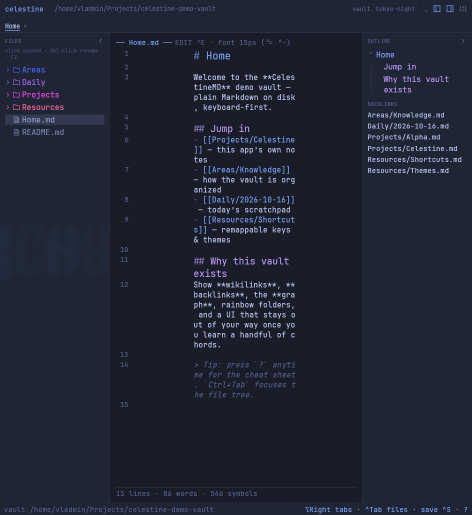
#> input picture assets/screenshots/readme-editor.png, 944 x 1030 px, found by its file name (shown at 1/2 size)
$ python frame_screenshots.py
#> lines starting #> are read from the running program, lines starting #| are printed output that depends on the picture; after the words box and inside, x2 and y2 are one past the last pixel; in counts of white or black regions, pixels touching at a corner belong together
#!/usr/bin/env python3
"""Frame raw CelestineMD screenshots into square, window-chrome cards for the README.

Style notes (common OSS / product README look):
  - square canvas
  - soft gradient backdrop
  - floating macOS-ish window chrome + traffic lights
  - rounded corners + layered drop shadow
"""

from __future__ import annotations

import math
from pathlib import Path

from PIL import Image, ImageDraw, ImageFilter, ImageFont

ROOT = Path(__file__).resolve().parents[1]
RAW = ROOT / "assets" / "screenshots" / "raw"
OUT = ROOT / "assets" / "screenshots"

CANVAS = 1280
PAD = 88  # outer margin around the window
TITLEBAR = 40
RADIUS = 18
CONTENT_RADIUS = 10
SHADOW_BLUR = 42
SHADOW_OFFSET = (0, 22)


def lerp(a: float, b: float, t: float) -> float:
    return a + (b - a) * t


def mix_rgb(c0: tuple[int, int, int], c1: tuple[int, int, int], t: float) -> tuple[int, int, int]:
    return (
        int(lerp(c0[0], c1[0], t)),
        int(lerp(c0[1], c1[1], t)),
        int(lerp(c0[2], c1[2], t)),
    )


def gradient_backdrop(size: int) -> Image.Image:
    """Deep navy → muted teal diagonal — celestial, not generic purple."""
    # Build a small gradient then upscale (fast + soft).
    n = 64
    top_left = (10, 14, 28)
    bottom_right = (18, 42, 58)
    mid = (22, 28, 48)
    small = Image.new("RGB", (n, n))
    px = small.load()
    for y in range(n):
        for x in range(n):
            t = (x + y) / (2 * (n - 1))
            vy = y / (n - 1)
            c = mix_rgb(top_left, bottom_right, t)
            c = mix_rgb(c, mid, 0.25 * (1.0 - abs(vy - 0.45) * 2))
            cx, cy = (n - 1) / 2, (n - 1) / 2
            d = math.hypot(x - cx, y - cy) / (n * 0.72)
            shade = max(0.0, min(1.0, d - 0.35)) * 0.35
            px[x, y] = (
                max(0, int(c[0] * (1 - shade))),
                max(0, int(c[1] * (1 - shade))),
                max(0, int(c[2] * (1 - shade))),
            )
    img = small.resize((size, size), Image.Resampling.LANCZOS).convert("RGBA")
    # Very light grain so the flat gradient doesn’t look plastic
    noise = Image.effect_noise((size, size), 12).convert("L")
    grain = Image.merge(
        "RGBA",
        (
            noise,
            noise,
            noise,
            Image.new("L", (size, size), 18),
        ),
    )
    return Image.alpha_composite(img, grain)


def rounded_mask(size: tuple[int, int], radius: int) -> Image.Image:
    mask = Image.new("L", size, 0)
    draw = ImageDraw.Draw(mask)
    draw.rounded_rectangle((0, 0, size[0] - 1, size[1] - 1), radius=radius, fill=255)
    return mask


def drop_shadow(size: tuple[int, int], radius: int) -> Image.Image:
    """Soft layered shadow plate matching the window footprint."""
    w, h = size
    pad = SHADOW_BLUR * 2
    sheet = Image.new("RGBA", (w + pad * 2, h + pad * 2), (0, 0, 0, 0))
    shape = Image.new("RGBA", (w, h), (0, 0, 0, 0))
    d = ImageDraw.Draw(shape)
    d.rounded_rectangle((0, 0, w - 1, h - 1), radius=radius, fill=(0, 0, 0, 160))
    sheet.paste(shape, (pad, pad), shape)
    sheet = sheet.filter(ImageFilter.GaussianBlur(SHADOW_BLUR))
    # Second tighter pass for a contact shadow
    tight = Image.new("RGBA", sheet.size, (0, 0, 0, 0))
    tshape = Image.new("RGBA", (w, h), (0, 0, 0, 0))
    td = ImageDraw.Draw(tshape)
    td.rounded_rectangle((0, 0, w - 1, h - 1), radius=radius, fill=(0, 0, 0, 90))
    tight.paste(tshape, (pad, pad + 6), tshape)
    tight = tight.filter(ImageFilter.GaussianBlur(14))
    return Image.alpha_composite(sheet, tight)


def load_font(size: int) -> ImageFont.ImageFont:
    candidates = [
        "/usr/share/fonts/TTF/Inter-Medium.ttf",
        "/usr/share/fonts/TTF/Inter.ttf",
        "/usr/share/fonts/TTF/DejaVuSans.ttf",
        "/usr/share/fonts/truetype/dejavu/DejaVuSans.ttf",
        "/usr/share/fonts/TTF/JetBrainsMono-Regular.ttf",
    ]
    for path in candidates:
        if Path(path).is_file():
            return ImageFont.truetype(path, size)
    return ImageFont.load_default()


def frame_one(
    src: Path,
    dest: Path,
    *,
    title: str = "CelestineMD",
    subtitle: str | None = None,
) -> None:
#> called with title = 'CelestineMD', subtitle = 'neovoid · editor'
    shot = Image.open(src).convert("RGBA")

    # Window content area inside the square canvas
    max_win_w = CANVAS - PAD * 2
    max_win_h = CANVAS - PAD * 2
    content_max_h = max_win_h - TITLEBAR - 2  # inner border
    content_max_w = max_win_w - 2

    # Scale screenshot to fit content box, keep aspect
    sw, sh = shot.size
#> sw = 944; sh = 1030
    scale = min(content_max_w / sw, content_max_h / sh)
#> scale = 1.03
    nw, nh = max(1, int(sw * scale)), max(1, int(sh * scale))
#> nw = 973; nh = 1062
    shot = shot.resize((nw, nh), Image.Resampling.LANCZOS)
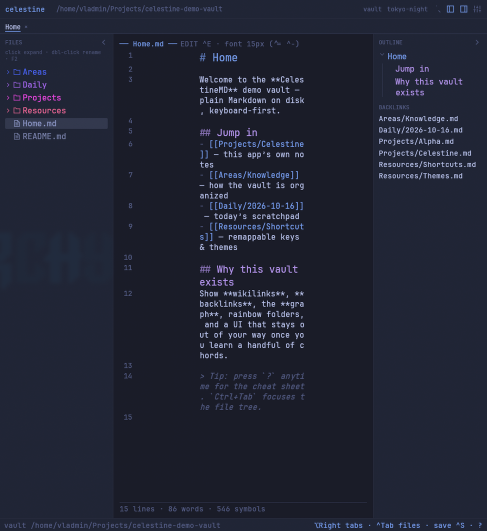
#> shot: PIL image 973x1062 RGBA (shown at 1/2 size); mean R, G, B, A 32.8, 36.4, 52, 255

    win_w = nw + 2
#> win_w = 975
    win_h = nh + TITLEBAR + 2
#> win_h = 1104

    # Compose window
    window = Image.new("RGBA", (win_w, win_h), (0, 0, 0, 0))
#> window: PIL image 975x1104 RGBA; every value is 0
    chrome = ImageDraw.Draw(window)

    # Title bar + body fill (neovoid-adjacent dark chrome)
    body_bg = (26, 27, 38, 255)  # #1a1b26
    bar_bg = (22, 22, 34, 255)
    chrome.rounded_rectangle(
        (0, 0, win_w - 1, win_h - 1),
        radius=RADIUS,
        fill=body_bg,
    )
    # Title bar (clip top rounded region by drawing a rect under the round top)
    chrome.rounded_rectangle((0, 0, win_w - 1, TITLEBAR + RADIUS), radius=RADIUS, fill=bar_bg)
    chrome.rectangle((0, TITLEBAR - 4, win_w, TITLEBAR + 2), fill=bar_bg)

    # Hairline under title bar
    chrome.line((0, TITLEBAR, win_w, TITLEBAR), fill=(55, 60, 80, 220), width=1)

    # Traffic lights
    lights = [
        ((14, TITLEBAR // 2), (255, 95, 86)),
        ((34, TITLEBAR // 2), (255, 189, 46)),
        ((54, TITLEBAR // 2), (39, 201, 63)),
    ]
    for (cx, cy), color in lights:
        chrome.ellipse((cx - 6, cy - 6, cx + 6, cy + 6), fill=color + (255,))
        # tiny highlight
        chrome.ellipse((cx - 3, cy - 4, cx - 0, cy - 1), fill=(255, 255, 255, 70))

    # Window title
    font = load_font(15)
    label = title if not subtitle else f"{title}  ·  {subtitle}"
    bbox = chrome.textbbox((0, 0), label, font=font)
#> bbox = (0, 3, 237, 14)
    tw = bbox[2] - bbox[0]
#> tw = 237
    th = bbox[3] - bbox[1]
#> th = 11
    chrome.text(
        ((win_w - tw) / 2, (TITLEBAR - th) / 2 - 1),
        label,
        font=font,
        fill=(154, 164, 192, 255),  # soft muted
    )

    # Screenshot into content area with slight inner radius
    content = Image.new("RGBA", (nw, nh), (0, 0, 0, 0))
#> content: PIL image 973x1062 RGBA; every value is 0
    content.paste(shot, (0, 0))
    cmask = rounded_mask((nw, nh), CONTENT_RADIUS)
#> in rounded_mask, `mask = Image.new("L", size, 0)`: mask: PIL image 973x1062 L; every value is 0
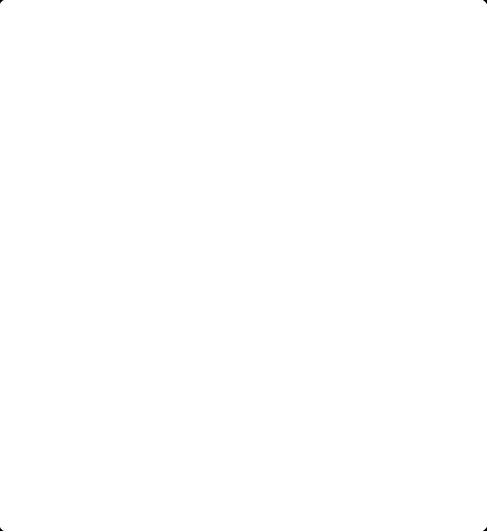
#> cmask: PIL image 973x1062 L (shown at 1/2 size); 100% white; 4 black regions, box (x1, y1, x2, y2) and area: (0, 0, 7, 7) 23, (966, 0, 973, 7) 23, (0, 1055, 7, 1062) 23, (966, 1055, 973, 1062) 23
    # Soft top-only: leave bottom corners matching window — full round is fine
    window.paste(content, (1, TITLEBAR + 1), cmask)

    # Outer window mask for clean edges
    wmask = rounded_mask((win_w, win_h), RADIUS)
#> in rounded_mask (call 2), `mask = Image.new("L", size, 0)`: mask: PIL image 975x1104 L; every value is 0
#> wmask: PIL image 975x1104 L; 100% white; 4 black regions, box (x1, y1, x2, y2) and area: (0, 0, 14, 14) 74, (961, 0, 975, 14) 74, (0, 1090, 14, 1104) 74, (961, 1090, 975, 1104) 74
    window.putalpha(wmask)

    # Backdrop + shadow + window
    canvas = gradient_backdrop(CANVAS)
#> in gradient_backdrop, `small = Image.new("RGB", (n, n))`: small: PIL image 64x64 RGB; every value is 0
#> in gradient_backdrop, `noise = Image.effect_noise((size, size), 12).convert("L")`:
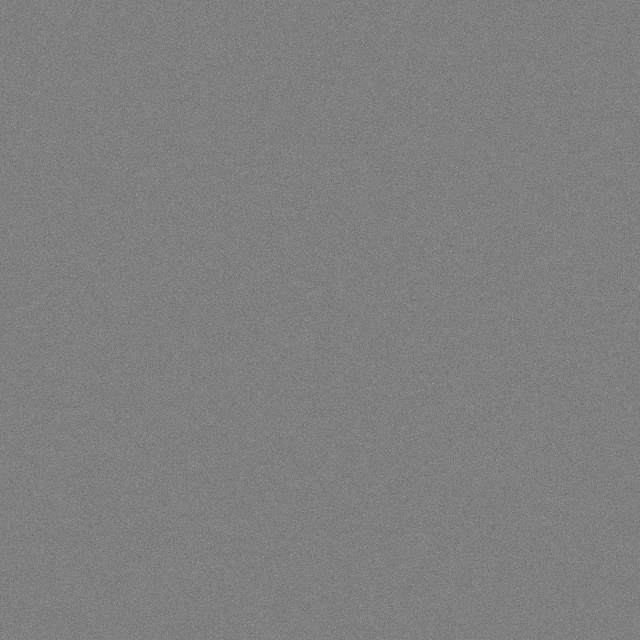
#> noise: PIL image 1280x1280 L (shown at 1/2 size); min 64, max 184, mean 127.5
    shadow = drop_shadow((win_w, win_h), RADIUS)
#> in drop_shadow, `sheet = Image.new("RGBA", (w + pad * 2, h + pad * 2), (0, 0, 0, 0))`: sheet: PIL image 1143x1272 RGBA; every value is 0
#> in drop_shadow, `sheet.paste(shape, (pad, pad), shape)`:
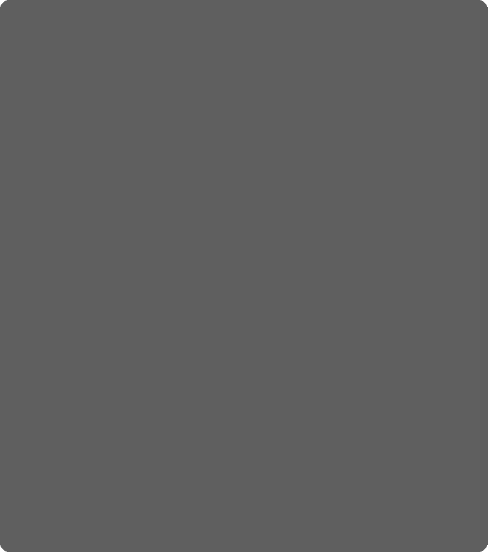
#> shape: PIL image 975x1104 RGBA (shown at 1/2 size); mean R, G, B, A 0, 0, 0, 160; transparent parts drawn white
#> in drop_shadow, `tight.paste(tshape, (pad, pad + 6), tshape)`:
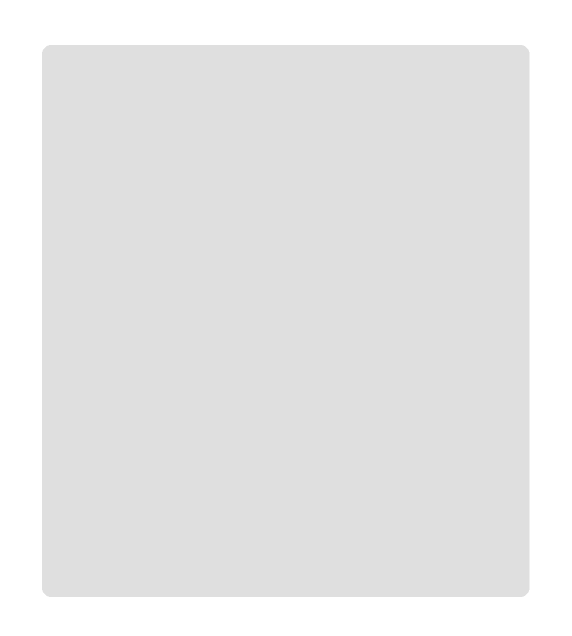
#> tight: PIL image 1143x1272 RGBA (shown at 1/2 size); mean R, G, B, A 0, 0, 0, 23.7; transparent parts drawn white
#> in drop_shadow, `return Image.alpha_composite(sheet, tight)`:
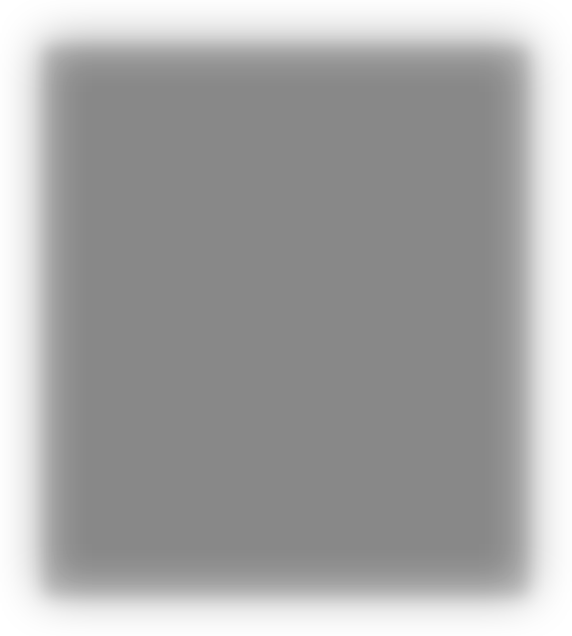
#> returned value: PIL image 1143x1272 RGBA (shown at 1/2 size); mean R, G, B, A 0, 0, 0, 88.8; transparent parts drawn white
    sx = (CANVAS - shadow.size[0]) // 2 + SHADOW_OFFSET[0]
#> sx = 68
    sy = (CANVAS - shadow.size[1]) // 2 + SHADOW_OFFSET[1]
#> sy = 26
    canvas.alpha_composite(shadow, (sx, sy))

    wx = (CANVAS - win_w) // 2
#> wx = 152
    wy = (CANVAS - win_h) // 2
#> wy = 88
    canvas.alpha_composite(window, (wx, wy))

    # Thin outer rim highlight
    rim = ImageDraw.Draw(canvas)
    rim.rounded_rectangle(
        (wx, wy, wx + win_w - 1, wy + win_h - 1),
        radius=RADIUS,
        outline=(255, 255, 255, 28),
        width=1,
    )

    dest.parent.mkdir(parents=True, exist_ok=True)
    canvas.convert("RGB").save(dest, "PNG", optimize=True)
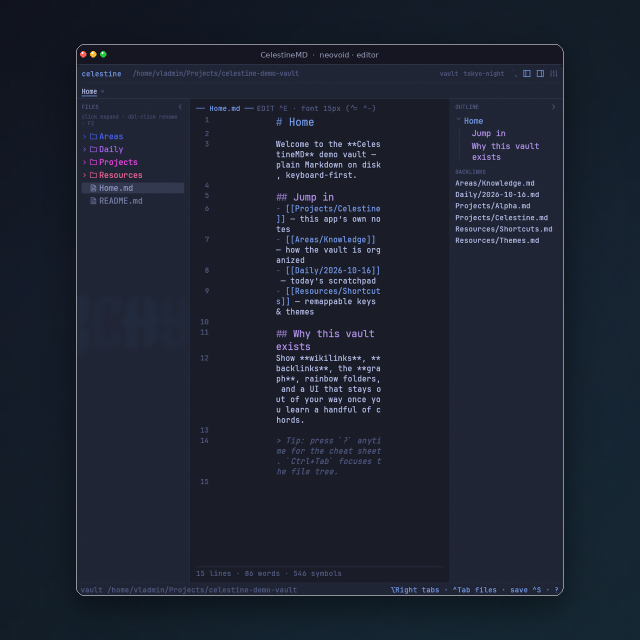
#> saved as readme-editor.png: PIL image 1280x1280 RGB (shown at 1/2 size); mean R, G, B 28.3, 34.1, 48.2
    print(f"wrote {dest.relative_to(ROOT)} ({CANVAS}×{CANVAS})")


def main() -> None:
    jobs = [
        ("readme-editor.png", "neovoid · editor"),
        ("readme-graph.png", "neovoid · graph"),
        ("readme-quick-open.png", "quick open"),
        ("readme-shortcuts.png", "shortcuts"),
    ]
    for name, subtitle in jobs:
        src = RAW / name
        if not src.is_file():
            # Fall back to current output if raw missing
            src = OUT / name
        if not src.is_file():
            print(f"skip missing {name}")
            continue
        frame_one(src, OUT / name, subtitle=subtitle)
#> pass 2 of the loop in main, `for name, subtitle in jobs:`:
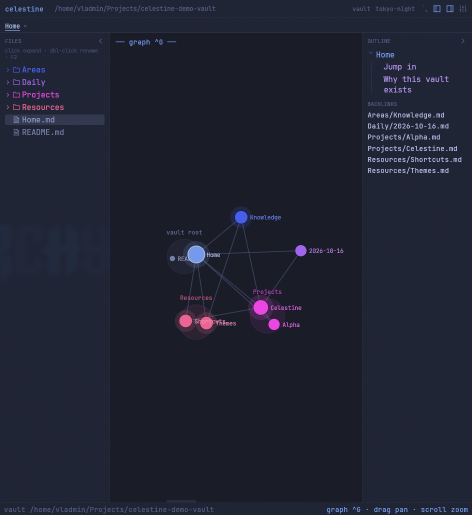
#> input picture assets/screenshots/readme-graph.png, 944 x 1030 px, found by its file name (shown at 1/2 size)
#> bbox = (0, 3, 236, 17)
#> tw = 236
#> th = 14
#> in gradient_backdrop (call 2), `noise = Image.effect_noise((size, size), 12).convert("L")`:
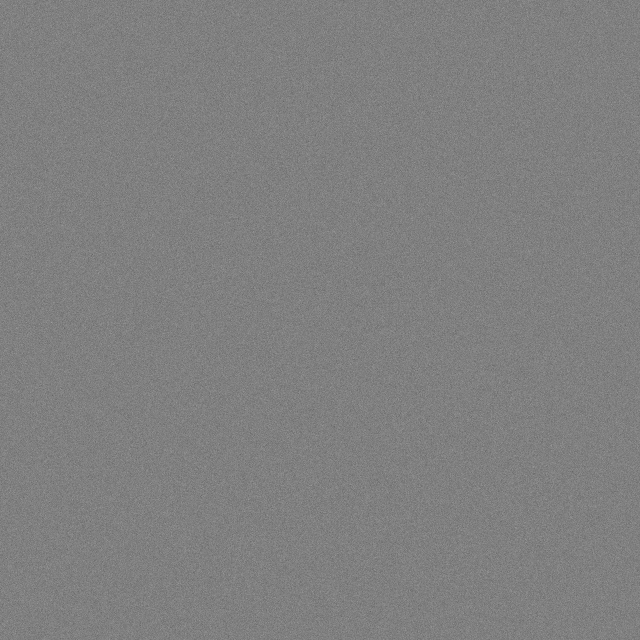
#> noise: PIL image 1280x1280 L (shown at 1/2 size); min 71, max 183, mean 127.5
#> in frame_one (call 2), `canvas.convert("RGB").save(dest, "PNG", optimize=True)`:
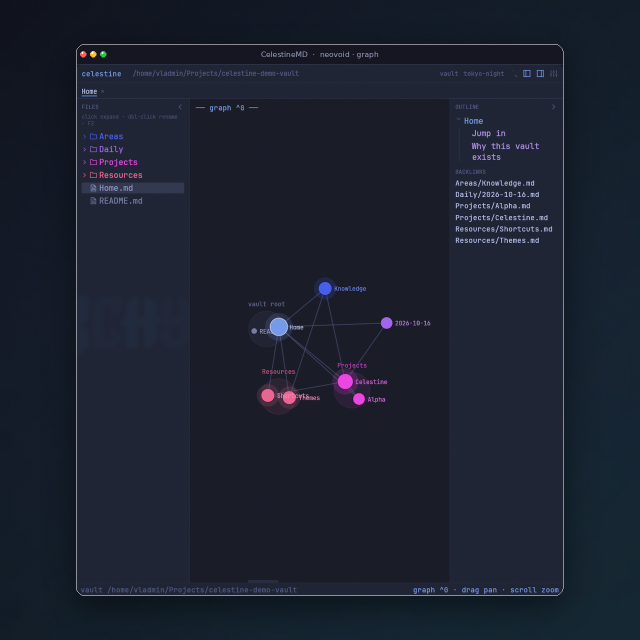
#> saved as readme-graph.png: PIL image 1280x1280 RGB (shown at 1/2 size); mean R, G, B 27.7, 33, 47.1
#> pass 3 of the loop in main, `for name, subtitle in jobs:`:
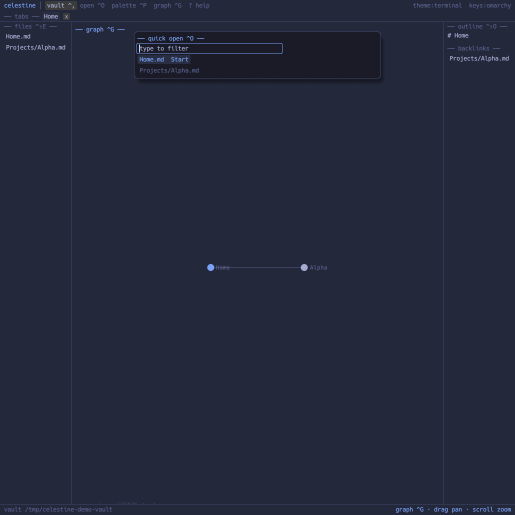
#> input picture assets/screenshots/readme-quick-open.png, 1030 x 1030 px, found by its file name (shown at 1/2 size)
#> bbox = (0, 3, 200, 17)
#> tw = 200
#> content: PIL image 1062x1062 RGBA; every value is 0
#> mask: PIL image 1062x1062 L; every value is 0
#> in frame_one (call 3), `cmask = rounded_mask((nw, nh), CONTENT_RADIUS)`:
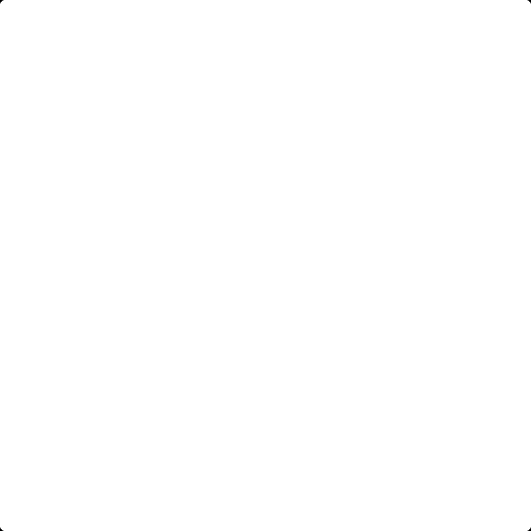
#> cmask: PIL image 1062x1062 L (shown at 1/2 size); 100% white; 4 black regions, box (x1, y1, x2, y2) and area: (0, 0, 7, 7) 23, (1055, 0, 1062, 7) 23, (0, 1055, 7, 1062) 23, (1055, 1055, 1062, 1062) 23
#> in frame_one (call 3), `window.paste(content, (1, TITLEBAR + 1), cmask)`:
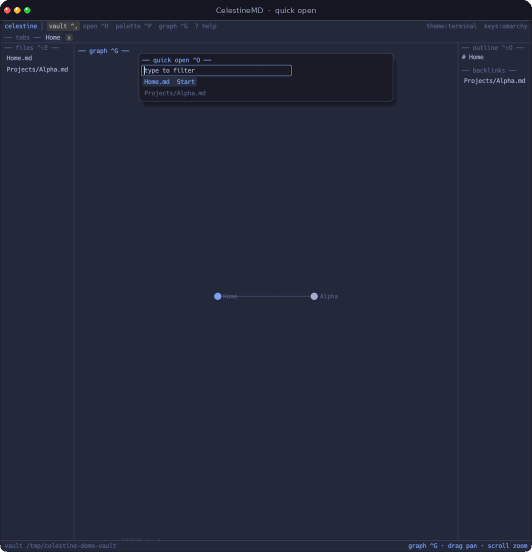
#> window: PIL image 1064x1104 RGBA (shown at 1/2 size); mean R, G, B, A 35.9, 39.7, 58.3, 254.9; transparent parts drawn white
#> the loop made 4 passes; the first 3 are shown


if __name__ == "__main__":
    main()
